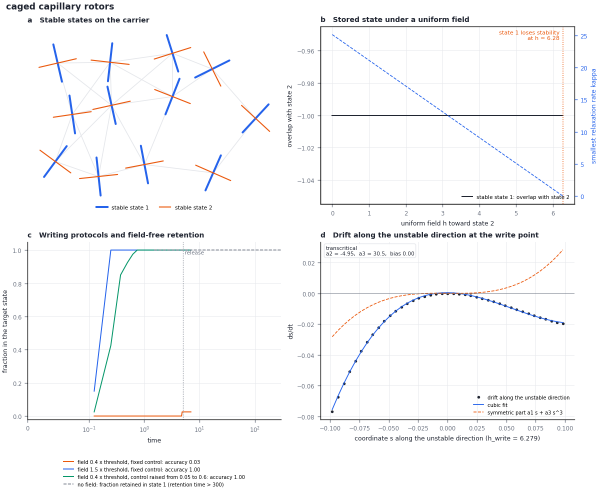
#> input picture examples/gallery/card00.png, 1200 x 983 px (shown at 1/2 size); its folder holds only this picture in this run
$ python -i open.py   (imports and definitions only)
#> lines starting #> are read from the running program, lines starting #| are printed output that depends on the picture
"""An open-system carrier and the quantum write: a parametric oscillator swept through its threshold with a bias.

Specification schema ``fieldbridge-quantum-open/1``:

    carrier      {"kind": "mode", "max_quanta": N}                       one bosonic mode, Fock truncation N
    parameters   {name: value}                                           real numbers
    hamiltonian  [{"coefficient": expr, "operator": "ad ad a a", "hc": bool, "imaginary": bool}]
                 expr is restricted arithmetic in the parameters and the protocol variables; "imaginary" multiplies
                 the coefficient by i; "hc" adds the Hermitian conjugate of the term
    dissipators  [{"rate": expr, "operator": "a"}]                      Lindblad terms rate * D[operator]
    protocol     {"sweep": {"parameter": "eps2", "from": 0, "to": 1.2, "rate": 0.01}, "hold": 10,
                  "bias": {"parameter": "h", "value": 0.05, "off_at": t}, "initial": {"thermal": expr}}
                 "off_at" (optional) switches the bias off at that time, counted from the start of the ramp
    observable   {"sign_of": "a + ad"}                                   the branch is the sign of this quadrature

The derivation of the target ``quantum-write`` has the letters G (Gaussian stage: the generator is quadratic plus
linear loss while the amplitude is small, the sweep crosses the threshold, the amplified quadrature is the measured
one and the bias pushes it), K (the canonical linear equation x' = (eps(t) - kappa/2) x + h + sqrt(2D) xi with the
noise fixed by the loss and the temperature) and L (the law P = Phi(h I1 / sqrt(sigma0^2 + 2 D I2)) over the protocol,
compared with the exact evolution of the density operator). Where the law fails, the biased steady state and the
switching gap of the Lindbladian decide whether the write is an equilibrium write (the probability equals the
selection of the biased steady state) or whether the choice is made in the nonlinear stage of the growth (the law is
exact without the nonlinear terms, so they act on the choice; the report says whether the wells exchange population).

Nothing in a specification is evaluated: coefficients go through the restricted parser of the memory module.
"""

from __future__ import annotations

import json
import math
from dataclasses import dataclass
from pathlib import Path
from typing import Callable, Dict, List, Optional, Tuple, Union

import numpy as np

_trapezoid = getattr(np, "trapezoid", None) or getattr(np, "trapz")   # the name changed in NumPy 2.0

from ..memory.spec import SpecError as MemorySpecError, parse_expression
from .carriers import Carrier, CarrierError

SCHEMA = "fieldbridge-quantum-open/1"
REQUIRED = ("name", "question", "assumptions", "provenance", "carrier", "hamiltonian", "dissipators", "protocol",
            "observable")
LETTERS = {"G": "Gaussian stage", "K": "canonical form", "L": "law"}
SLOTS = {"G": ("Omega, P, R", "the generator is quadratic plus linear loss while the amplitude is small; the sweep "
                              "crosses the threshold; the amplified quadrature is the measured one; the bias pushes it"),
         "K": ("Omega", "x' = (eps(t) - kappa/2) x + h + sqrt(2D) xi, with 2D = kappa (2 nbar + 1)/4 fixed by the "
                        "loss and the temperature"),
         "L": ("P, R", "the density operator is evolved exactly over the protocol and the probability of the favoured "
                       "state is compared with the law")}
REACHED = "reached"
MAX_QUANTA = 160
STEADY_MAX_DIM = 48
TOL_LAW = 2e-3          # the law is a calibration: the exact evolution has no sampling error
TOL_FROZEN = 0.02       # switching gap times the duration of the protocol: below it the wells exchange under 2 percent
TOL_DIRECTION = 1e-6


class SpecError(ValueError):
    pass


@dataclass
class Realization:
    name: str
    field: str
    spec: Dict
    carrier: Carrier
    params: Dict[str, float]
    protocol: Dict
    hamiltonian: Callable[[float, float], np.ndarray]     # H(eps2, h)
    terms: List[Dict]
    dissipators: List[Tuple[float, np.ndarray, str]]
    quadrature: np.ndarray
    initial: np.ndarray


# ------------------------------------------------------------------------------------------------ specifications
# [32 lines left out: functions _mode_carrier, _expression, _real_number, _operator, not called in this run]


def load(source: Union[str, Path, Dict]) -> Realization:
    import sympy as sp
    spec = source if isinstance(source, dict) else json.loads(Path(source).read_text(encoding="utf-8"))
    if spec.get("schema") != SCHEMA:
        raise SpecError(f"schema must be {SCHEMA}")
    missing = [k for k in REQUIRED if not spec.get(k)]
    if missing:
        raise SpecError("missing: " + ", ".join(missing))
    carrier = _mode_carrier(spec["carrier"])
    params = {k: float(v) for k, v in (spec.get("parameters") or {}).items()}
    proto = spec["protocol"]
    sweep, bias = proto.get("sweep") or {}, proto.get("bias") or {}
    for key in ("parameter", "from", "to", "rate"):
        if key not in sweep:
            raise SpecError(f"protocol.sweep needs '{key}'")
    if "parameter" not in bias or "value" not in bias:
        raise SpecError("protocol.bias needs 'parameter' and 'value'")
    if sweep["parameter"] in params or bias["parameter"] in params:
        raise SpecError("the protocol variables must not also be declared as parameters")
    if float(sweep["rate"]) <= 0 or float(sweep["to"]) <= float(sweep["from"]):
        raise SpecError("the sweep must increase its parameter at a positive rate")
    names = {k: sp.Symbol(k) for k in params}
    s_eps, s_h = sp.Symbol(sweep["parameter"]), sp.Symbol(bias["parameter"])
    names_all = {**names, sweep["parameter"]: s_eps, bias["parameter"]: s_h}
    subs = {names[k]: v for k, v in params.items()}
    # Hamiltonian terms: coefficient functions of (eps2, h) and operator matrices
    terms = []
    if not isinstance(spec["hamiltonian"], list) or not spec["hamiltonian"]:
        raise SpecError("hamiltonian must be a non-empty list of terms")
    for e in spec["hamiltonian"]:
        if not isinstance(e, dict) or "coefficient" not in e or "operator" not in e:
            raise SpecError("every Hamiltonian term needs 'coefficient' and 'operator'")
        expr = _expression(e["coefficient"], names_all).subs(subs)
        fn = sp.lambdify((s_eps, s_h), expr, "math")
        M = _operator(carrier, e["operator"])
        if e.get("imaginary"):
            M = 1j * M
        if e.get("hc"):
            M = M + M.conj().T
        terms.append({"text": f"{e['coefficient']}{' i' if e.get('imaginary') else ''} [{e['operator']}"
                              f"{' + h.c.' if e.get('hc') else ''}]", "fn": fn, "matrix": M, "operator": e["operator"],
                      "degree": _degree(e["operator"])})
    dim = carrier.dim

    # [5 lines left out: function hamiltonian, not called in this run]

    for probe in ((float(sweep["from"]), 0.0), (float(sweep["to"]), float(bias["value"]))):
        H = hamiltonian(*probe)
        if not np.allclose(H, H.conj().T, atol=1e-10 * max(1.0, float(np.abs(H).max()))):
            raise SpecError("the Hamiltonian is not Hermitian; mark non-Hermitian products with \"hc\": true")
    dissipators = []
    if not isinstance(spec["dissipators"], list) or not spec["dissipators"]:
        raise SpecError("dissipators must be a non-empty list")
    for d in spec["dissipators"]:
        if not isinstance(d, dict) or "rate" not in d or "operator" not in d:
            raise SpecError("every dissipator needs 'rate' and 'operator'")
        rate = _real_number(d["rate"], params)
        if rate < 0:
            raise SpecError(f"the rate '{d['rate']}' is negative")
        dissipators.append((rate, _operator(carrier, d["operator"]), str(d["operator"])))
    obs = spec["observable"]
    if not isinstance(obs, dict) or "sign_of" not in obs:
        raise SpecError("observable must be {\"sign_of\": \"a + ad\"}")
    quadrature = _operator(carrier, obs["sign_of"]) / 2.0
    nbar0 = _real_number((proto.get("initial") or {}).get("thermal", 0), params)
    if nbar0 < 0:
        raise SpecError("the initial thermal occupation is negative")
    off_at = bias.get("off_at")
    if off_at is not None and float(off_at) <= 0:
        raise SpecError("protocol.bias.off_at must be a positive time")
    protocol = {"sweep_parameter": sweep["parameter"], "from": float(sweep["from"]), "to": float(sweep["to"]),
                "rate": float(sweep["rate"]), "hold": float(proto.get("hold", 0.0)),
                "bias_parameter": bias["parameter"], "bias": float(bias["value"]),
                "bias_off_at": float(off_at) if off_at is not None else None, "nbar0": nbar0}
    return Realization(name=spec["name"], field=str(spec.get("field", "unspecified")), spec=spec, carrier=carrier,
                       params=params, protocol=protocol, hamiltonian=hamiltonian, terms=terms,
                       dissipators=dissipators, quadrature=quadrature, initial=thermal_state(dim, nbar0))


def _degree(operator_text: str) -> int:
    """Largest number of ladder operators in a product of the operator string."""
    return max(len([t for t in p.split() if t in ("a", "ad")]) + 2 * p.split().count("na") for p in operator_text.split("+"))


# [379 lines left out: functions thermal_state, evolve, hermite_functions, prob_positive, moments, linear_stage and 7 more, not called in this run]

>>> import cv2
>>> picture = cv2.imread('../../examples/gallery/card00.png', cv2.IMREAD_GRAYSCALE)
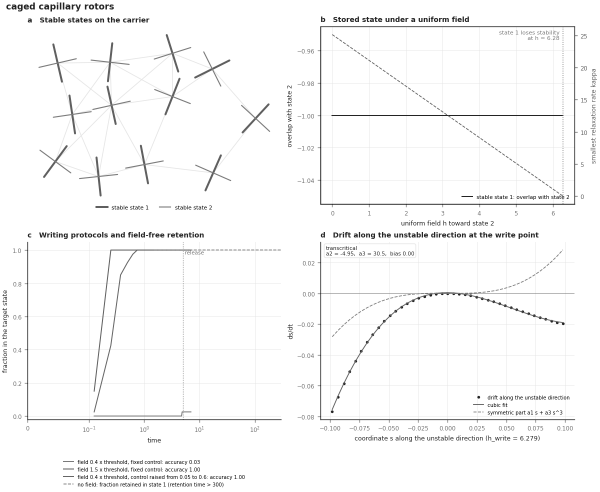
#> picture: shape (983, 1200) (shown at 1/2 size); min 0, max 255, mean 248.8
#> (the run stopped early here; a loop or call above may not have finished)

$ run again, on examples/gallery/card02.png
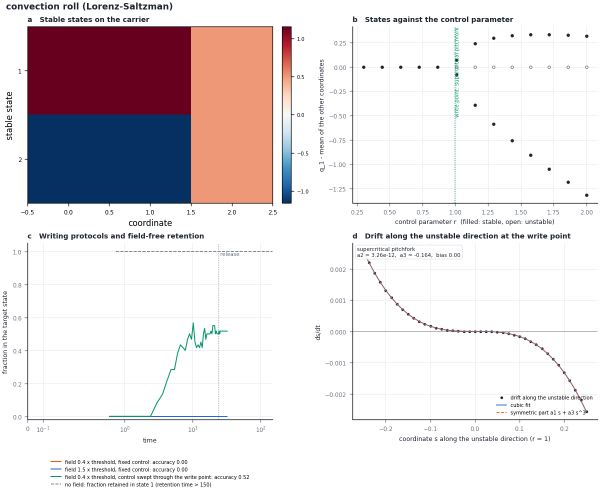
#> input picture examples/gallery/card02.png, 1200 x 983 px (shown at 1/2 size)
#> `picture = cv2.imread('../../examples/gallery/card00.png', cv2.IMREAD_G..`:
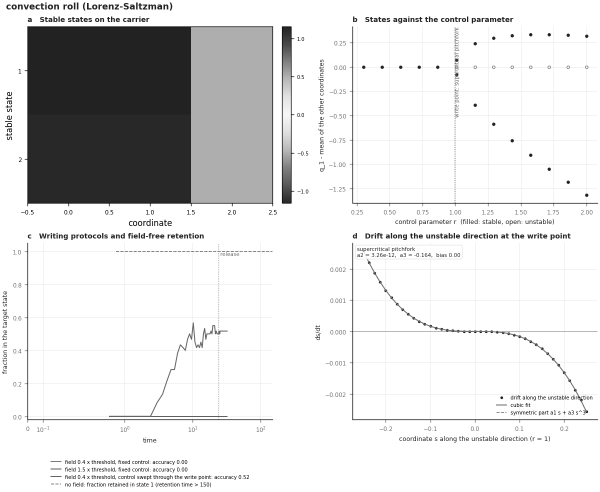
#> picture: shape (983, 1200) (shown at 1/2 size); min 0, max 255, mean 223.6

$ run again, on examples/gallery/card03.png
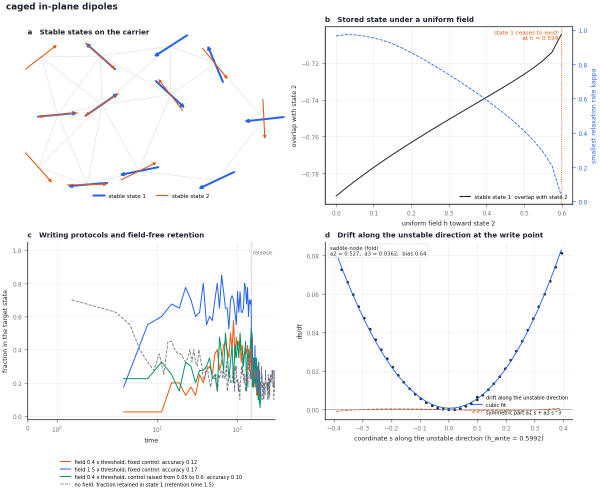
#> input picture examples/gallery/card03.png, 1200 x 983 px (shown at 1/2 size)
#> `picture = cv2.imread('../../examples/gallery/card00.png', cv2.IMREAD_G..`:
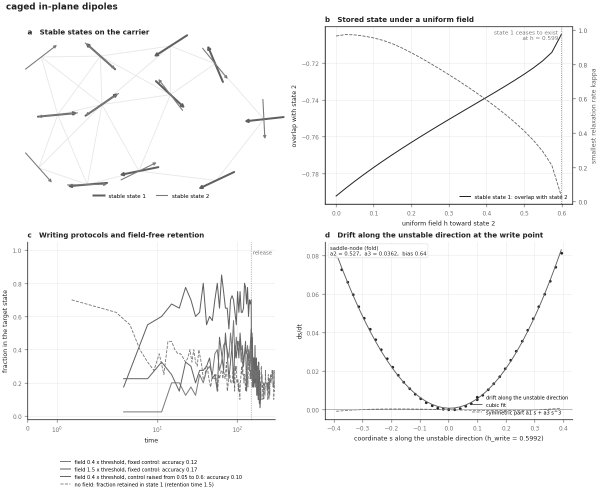
#> picture: shape (983, 1200) (shown at 1/2 size); min 0, max 255, mean 247.8
